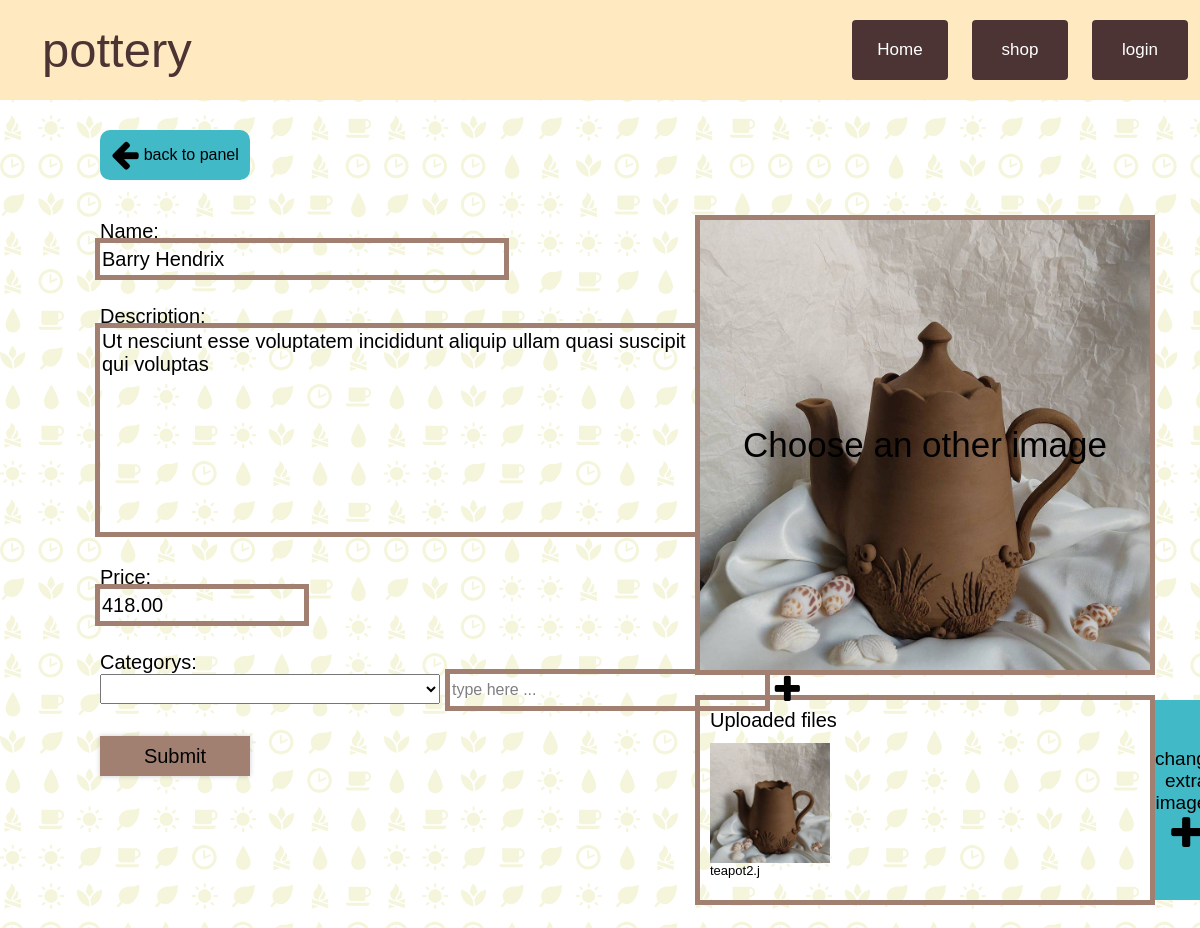
Before: /users/admin_panel_edit/8 with the older database file.
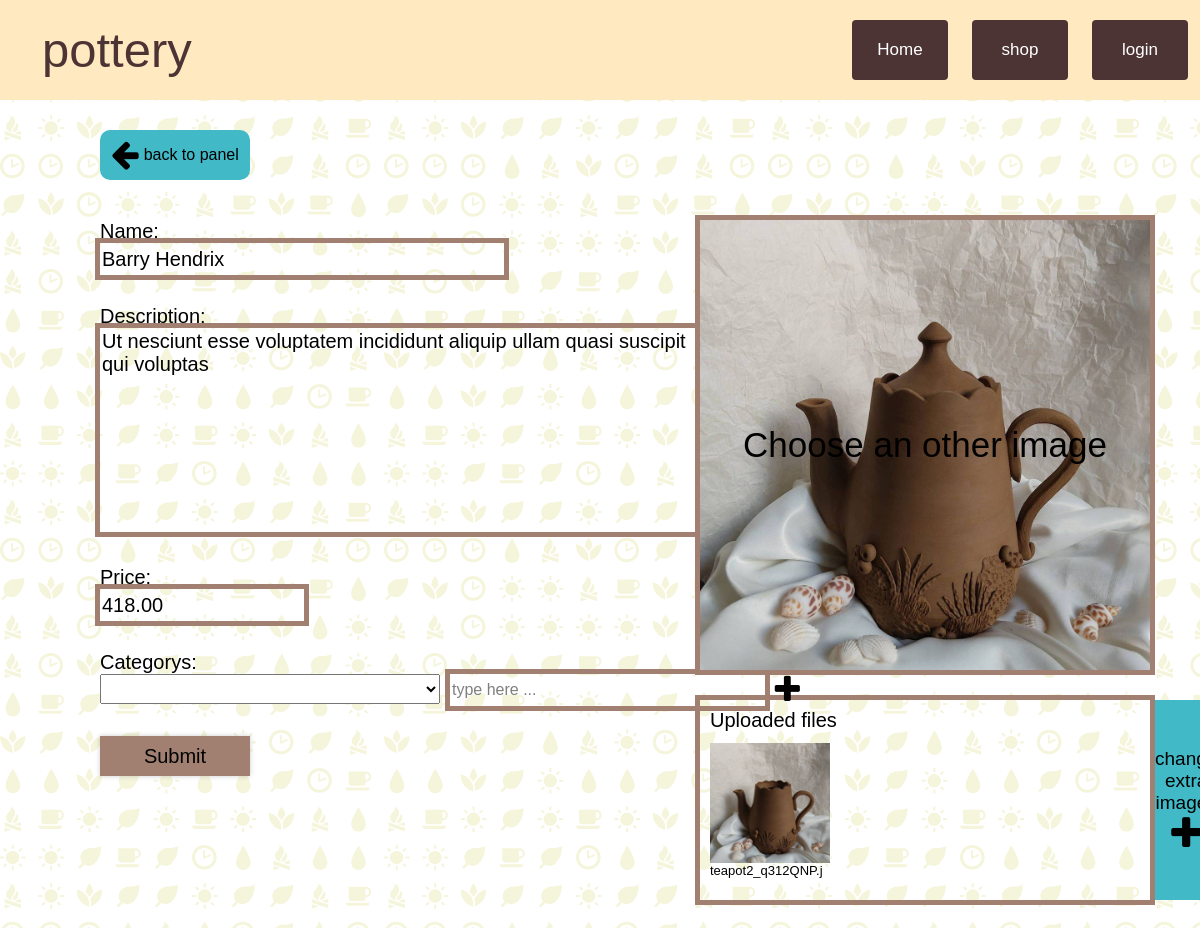
After: the same page with the newer database file.
### shop/models.py (models this page shows)
class Pictures(models.Model):
    picture_id = models.AutoField(primary_key=True)
    image = models.FileField(upload_to='shop/images')
    product = models.ForeignKey(to=Products, on_delete=models.CASCADE)
    created_on = models.DateTimeField(blank=True, default=datetime.now)
    class Meta:
        db_table = 'Pictures'

### users/views.py (the view, shortened to what this page needs)
# urls.py: path('admin_panel_edit/<int:product_id>', admin_panel_edit, name='admin_panel_edit'),
def admin_panel_edit(request, product_id):
    if request.method == "GET":
        product = Products.objects.get(product_id=product_id)
        finalcategorys = []
        all_categories = Category.objects.all()
        productcategoryslist = []
        productcategorys = ProductsCategory.objects.filter(product=product_id)
        for c in productcategorys:
            productcategoryslist.append(c.category)
        for cat in all_categories:
            if cat in productcategoryslist:
                cat_dict = model_to_dict(cat)
                cat_dict['has_category'] = True
                finalcategorys.append(cat_dict)
            else:
                finalcategorys.append(cat)
        pictures = Pictures.objects.filter(product=product_id)
        for picture in pictures:
            picture.name = str(picture.image).strip("/shop/images/-")
        data = {
            "product" : product,
            "categorys": finalcategorys,
            "pictures": pictures,
        }
        return render(request, "users/admin_panel_edit.html", data)

### templates/users/admin_panel_edit.html (shortened to what this page needs)
{% extends 'base.html' %}
{% load static %}
{% block head_css %}
<link rel="stylesheet" type="text/css" href="{%  static  '/css/base.css'  %}" />
<link rel="stylesheet" type="text/css" href='{%  static  "css/add_product.css"  %}' />
<link rel="stylesheet" type="text/css" href='{%  static  "css/admin_panel_edit.css"  %}' />
{% endblock %}
{% block content %}
<body style="background-image: url({% static 'images/Icon_grid.svg' %});">
    <a class="back_btn" href="{% url 'admin_panel' %}"><i class="fa fa-arrow-left fa-2x"></i>back to panel</a>
    <form action="/users/admin_panel_edit/{{ product.product_id }}" method="POST" enctype="multipart/form-data" class="form">
        <div class="left">
            <div class="field">
                <label for="id_name" class="label">Name:</label>
                <input type="text" name="name" maxlength="50" id="id_name" class="text_field name_field" value="{{ product.name }}">
            </div>
            <div class="field">
                <label for="id_description" class="label">Description:</label>
                <textarea rows="4" cols="50" name="description" maxlength="255" id="id_description" class="text_field" style="resize: none;">{{ product.description }}</textarea>
            </div>
            <div class="field">
                <label for="id_price" class="label">Price:</label>
                <input type="number" name="price" value="{{ product.price }}" step="0.01" min="0.0" id="id_price" class="number_field">
            </div>
            <div class="field">
                <label class="label">Categorys:</label>
                <div id="cat_div">
                    <div class="limit_wrap">
                        <div class="select_cat" id="select">
                            <select class="text_field select_cat">
                            </select>
                            <div class="overSelect"></div>
                        </div>
                    </div>
                    <input type="text" maxlength="35" id="new_option" class="text_field new_option" placeholder="type here ...">
                    <div id="add_category"><i class="fa fa-plus fa-2x"></i></div>
                </div>
            </div>
            <input type="submit" class="submit_button">
        </div>
        <div class="right">
            <div class="field res">
                <div class="main_image_preview">
                    <img src="{{ MEDIA_URL }}{{ product.main_image }}" alt=" " class="main_preview_img" id="main_preview_img">
                    <span style="z-index: 2; font-size: 35px;" class="main_preview_span">Choose an other image</span>
                </div>
            </div>
            <div class="field res extra">
                <div class="extra_image_preview">
                    <div class="images_container" id="images_container">
                        <h class="note1">Uploaded files</h>
                        <div class="wrap_holder">
                            {% for picture in pictures %}
                                <div class="holder">
                                    <div>
                                        <img class="extra_preview_img" src="{{ MEDIA_URL }}{{ picture.image }}">
                                        <div class="figcapholder">
                                            <figcaption class="figcap">{{ picture.name }}</figcaption>
                                        </div>
                                    </div>
                                 </div>
                            {% endfor %}
                        </div>
                    </div>
                </div>
                <div class="test">
                    <div class="before_upload">
                        <span class="extra_preview_span">change<br>extra<br>images<br><i class="fa fa-plus fa-2x" style="vertical-align: sub;"></i></span>
                </div>
                </div>
            </div>
        </div>
    </form>
    <br><br><br>
</body>
{% endblock %}

Changed rows visible on the page:
removed Pictures: image (picture), name "teapot2.j"
added Pictures: image (picture), name "teapot2_q312QNP.j"
